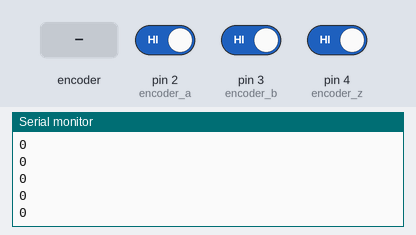
Bench run of a program on a simulated Arduino Uno, built with avr-gcc and run on an emulated ATmega328P. Shown: the last lines printed to the serial monitor. Inputs (shaded band) come from the test bench; at power-on: pin 2 (encoder_a) HIGH, pin 3 (encoder_b) HIGH, pin 4 (encoder_z) HIGH.

Above: at 1.2 s.
1.3 s: rotary encoder on pin 2 (encoder_a) / pin 3 (encoder_b) turned 1 step (first pin leading)
At 1.8 s:
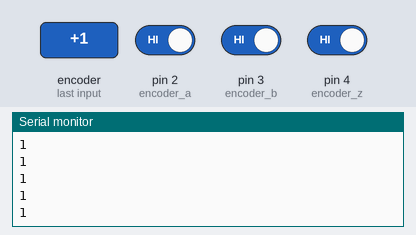
3.0 s: rotary encoder on pin 2 (encoder_a) / pin 3 (encoder_b) turned 1 step (first pin leading)
At 3.7 s:
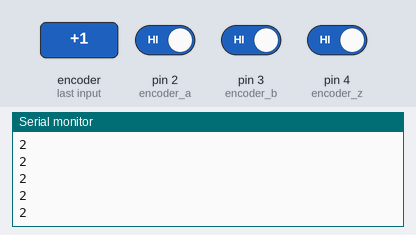
Timing chart, 0 to 6.0 s (numbered marks = the images above; inputs shaded):
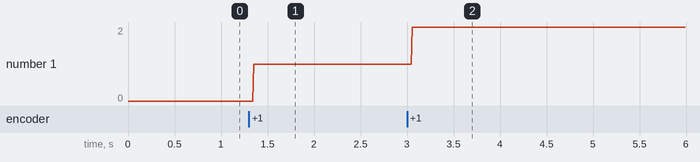

The program:

main.cpp
```cpp
#include <Arduino.h>

byte encoder_a = 2;                     //A相pin2
byte encoder_b = 3;                     //B相pin3
byte encoder_z = 4;                     //Z相pin4
int  encoder_cnt=0;                     //エンコーダカウント用変数
int  encoder_rotate_cnt=0;              //エンコーダ回転数カウント用変数

void setup() {
  pinMode(encoder_a,INPUT_PULLUP);      //A相用信号入力　入力割り込みpinを使用　内蔵プルアップ有効
  pinMode(encoder_b,INPUT_PULLUP);      //B相用信号入力　内蔵プルアップ有効
  pinMode(encoder_z,INPUT_PULLUP);      //Z相用信号入力　内蔵プルアップ有効

  /* デジタル入力割り込みをA相に設定、立ち上がりエッジでencoder_pulse関数を呼び出し  */
  attachInterrupt(digitalPinToInterrupt(encoder_a), encoder_pulse, RISING);
  Serial.begin(9600);
}

void loop() {
  Serial.println(encoder_cnt);       //エンコーダカウントをPCに出力
  delay(10);
}

void encoder_pulse() {
  if(digitalRead(encoder_b)==0){
    encoder_cnt++;                    //エンコーダカウントをインクリメント
    if(digitalRead(encoder_z)==0){    //Z相がLOWのとき（原点にいるとき）
      encoder_rotate_cnt++;           //回転数をインクリメント
    }
  }else{
    encoder_cnt--;                    //エンコーダカウントをデクリメント
    if(digitalRead(encoder_z)==0){    //Z相がLOWのとき（原点にいるとき）
      encoder_rotate_cnt--;           //回転数をデクリメント
    }
  }
}
```

Measured:
- after the input at 1.3 s, the serial monitor: prints a new line after 0.05 s (image 1)
- after the input at 3.0 s, the serial monitor: prints a new line after 0.06 s (image 2)
- plotted number 1: 0 → 1 after the input at 1.3 s, 1 → 2 after the input at 3.0 s
